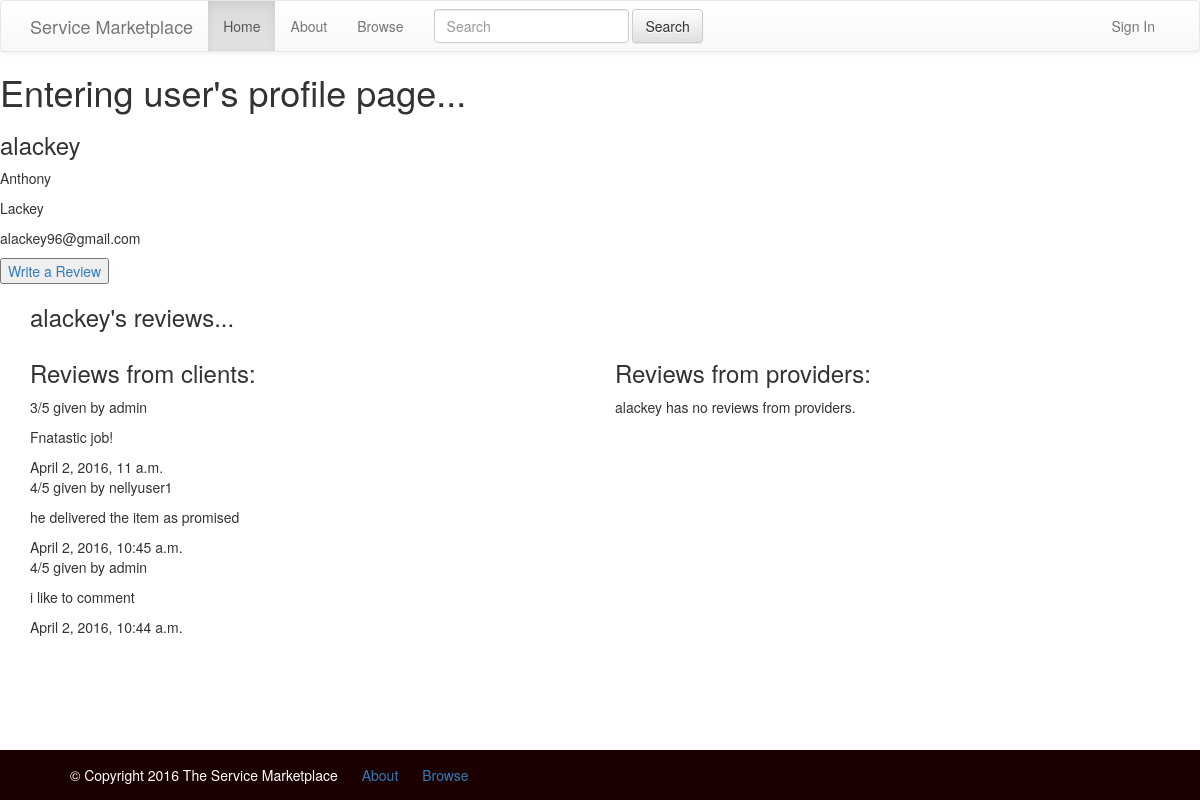
Page /user/alackey/ on the committed database.
### market/models.py (models this page shows, shortened)
class Review(models.Model):
    RATINGS = (
        (1, '1'),
        (2, '2'),
        (3, '3'),
        (4, '4'),
        (5, '5'),
    )
    TYPE = (
        ('client', 'Client'),
        ('provider', 'Provider'),
    )
    rating = models.IntegerField(choices=RATINGS)
    user = models.ForeignKey(settings.AUTH_USER_MODEL, related_name='review')
    account_type = models.CharField(max_length=8, choices=TYPE, default='client')
    author = models.ForeignKey(
        settings.AUTH_USER_MODEL,
        related_name='review_author',
        null=True,
        blank=True
    )
    comment = models.TextField()
    created_date = models.DateTimeField(default=timezone.now)

### market/views.py (the view)
# urls.py: url(r'^user/(?P<username>[\w.@+-]+)/$', views.user_profile, name="user_profile"),
def user_profile(request, username):
    user = User.objects.get(username=username)
    reviews = Review.objects.filter(user=user).order_by('-created_date')
    reviews_clients = reviews.filter(account_type='client')
    reviews_providers = reviews.filter(account_type='provider')
    owner = is_owner(request=request, username=username)
    return render(
        request,
        'market/user_profile.html', {
            'user': user,
            'reviews_clients': reviews_clients,
            'reviews_providers': reviews_providers,
            'is_owner': owner
        }
    )

### market/functions.py (called while the page is built)
def is_owner(request=None, service=None, username=None,
             args=None, if_true=None):
    if request is None:
        return False
    elif service is None and username is None:
        return False
    if service is not None:
        result = request.user == service.client
    elif username is not None:
        result = request.user.username == username
    if args is not None:
        args['is_owner'] = result
        if if_true is not None:
            for key, value in if_true.items():
                args[key] = value
    return result

### market/templates/market/user_profile.html
{% extends "market/base.html" %}
{% block content %}
    <h1>Entering user's profile page...</h1>
    <div>
        <h3>{{ user.username }}</h3>
        <p>{{ user.first_name }}</p>
        <p>{{ user.last_name }}</p>
        <p>{{ user.email }}</p>
    </div>
    {% if user.is_authenticated and not is_owner %}
        <div>
            <a href='add_review'><input type=button value="Write a Review"></a>
        </div>
    {% endif %}
    <div class="container">
        <h3>{{ user.username }}'s reviews...</h3>
        <div class="row">
    		<div class="col-lg-6">
    			<h3>Reviews from clients:</h3>
    			{% if reviews_clients %}
                    {% for review in reviews_clients %}
                        <div class="review">
                            <p>{{ review.rating }}/5 given by {{ review.author }}</p>
                            <p>{{ review.comment }}</p>
                            <div class="date">{{ review.created_date }}</div>
                        </div>
                    {% endfor %}
                {% else %}
                    <p>{{ user.username }} has no reviews from clients.</p>
                {% endif %}
    		</div>
            <div class="col-lg-6">
                <h3>Reviews from providers:</h3>
                {% if reviews_providers %}
                    {% for review in reviews_providers %}
                        <div class="review">
                            <p>{{ review.rating }}/5 given by {{ review.author }}</p>
                            <p>{{ review.comment }}</p>
                            <div class="date">{{ review.created_date }}</div>
                        </div>
                    {% endfor %}
                {% else %}
                    <p>{{ user.username }} has no reviews from providers.</p>
                {% endif %}
            </div>
        </div>
	</div>
{% endblock %}

### market/static/css/base.css (style rules this page uses)
html, body { margin:0; padding:0; height:100%; }

### rows in the picture
Review: rating "3", author "admin", comment "Fnatastic job!", created_date "April 2, 2016, 11 a.m."
Review: rating "4", author "nellyuser1", comment "he delivered the item as promised", created_date "April 2, 2016, 10:45 a.m."
Review: rating "4", author "admin", comment "i like to comment", created_date "April 2, 2016, 10:44 a.m."

### other values in the picture
{{ user.username }} "alackey"
{{ user.first_name }} "Anthony"
{{ user.last_name }} "Lackey"
{{ user.email }} "alackey96@gmail.com"
